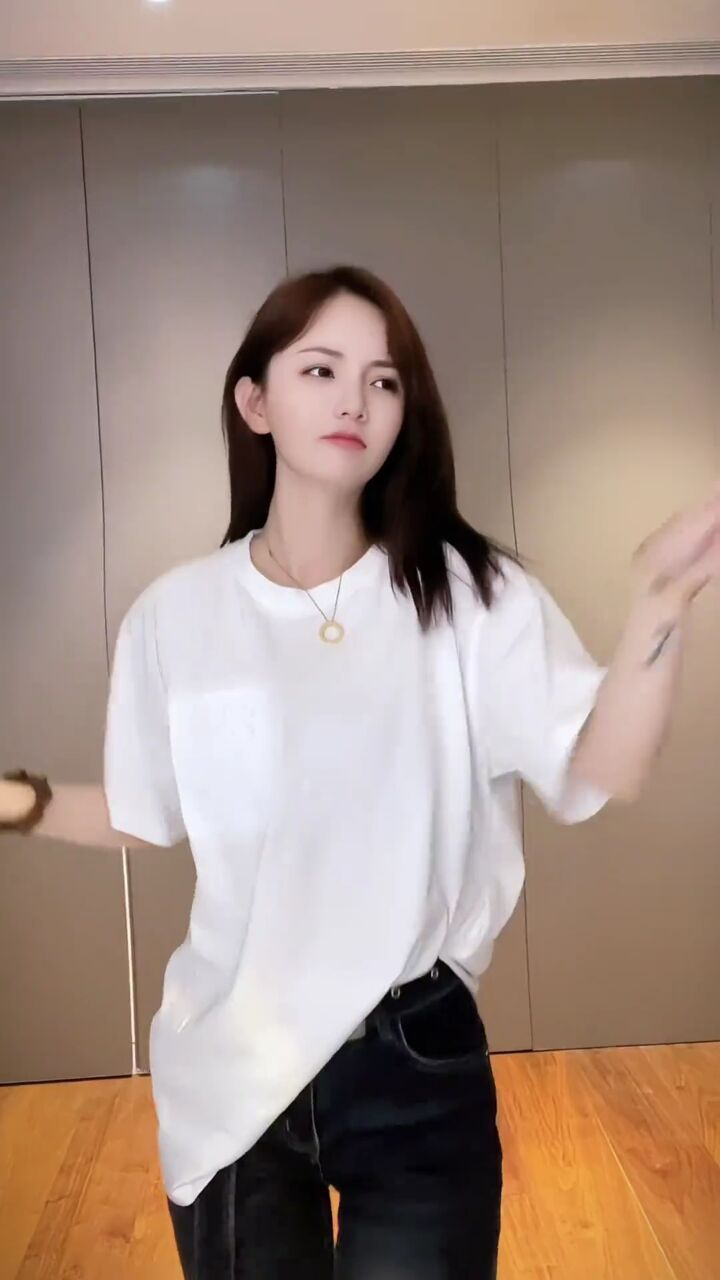
#> input picture day20/课堂代码/day20/b.jpeg, 720 x 1280 px
$ python '12-转换模式和裁剪图像.py'
#> lines starting #> are read from the running program, lines starting #| are printed output that depends on the picture
from PIL import Image
"""
Image.convert(mode: str) → Image : 返回此图像的转换副本。
Image.crop(box: tuple[int, int, int, int]) → Image: 以矩形区域的方式对原图像进行裁剪。
该框是一个4元组，定义了左、上、右和下像素坐标(参见坐标系统)。默认box = None 表示拷贝原图像。

"""
img = Image.open("b.jpeg")
#> img is the input picture: PIL image 720x1280 RGB; mean R, G, B 158.7, 137.7, 126.4

print(img.mode)
#| RGB

# 转换图像的模式
img1 = img.convert(mode="L")
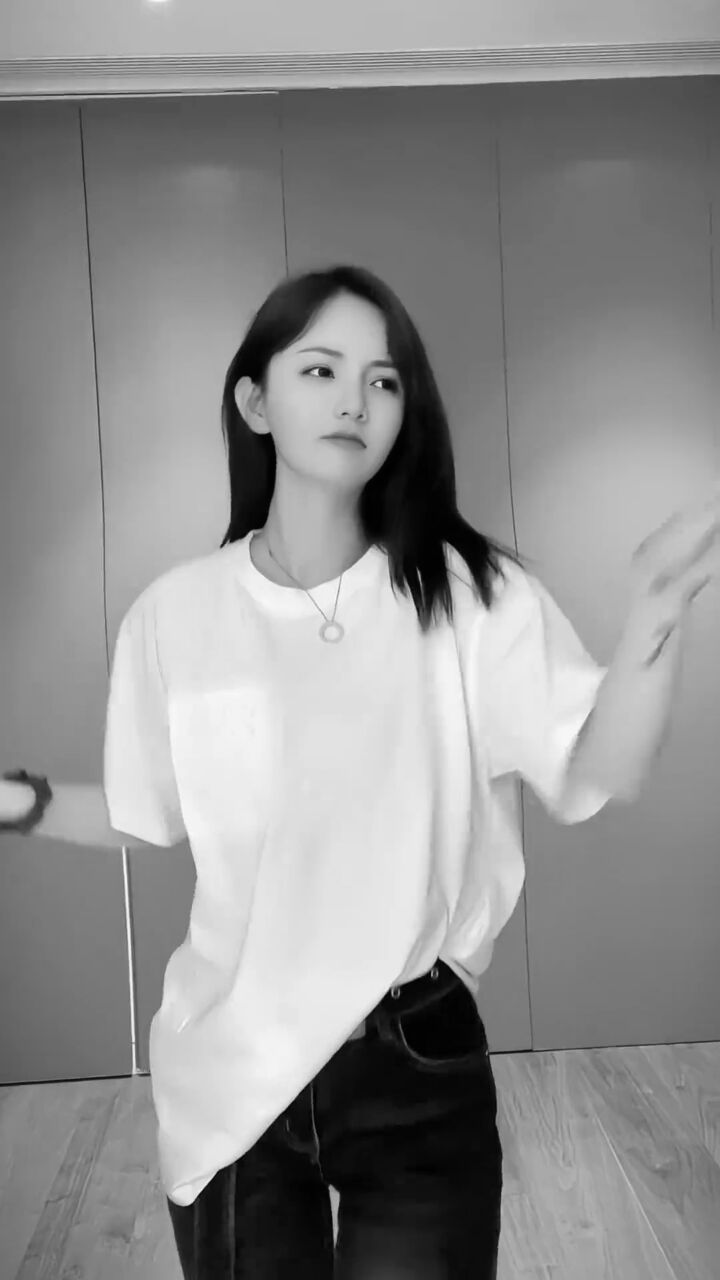
#> img1: PIL image 720x1280 L; min 0, max 250, mean 142.7
# img1.show()

# 裁剪图像
img2 = img.crop((10, 30, 500, 500))
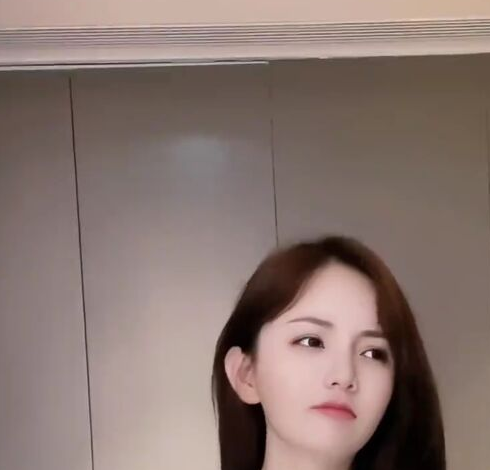
#> img2: PIL image 490x470 RGB; mean R, G, B 136.6, 117.9, 111.9
img2.show()

$ run again, with day20/课堂代码/day20/mn.jpeg copied over day20/课堂代码/day20/b.jpeg
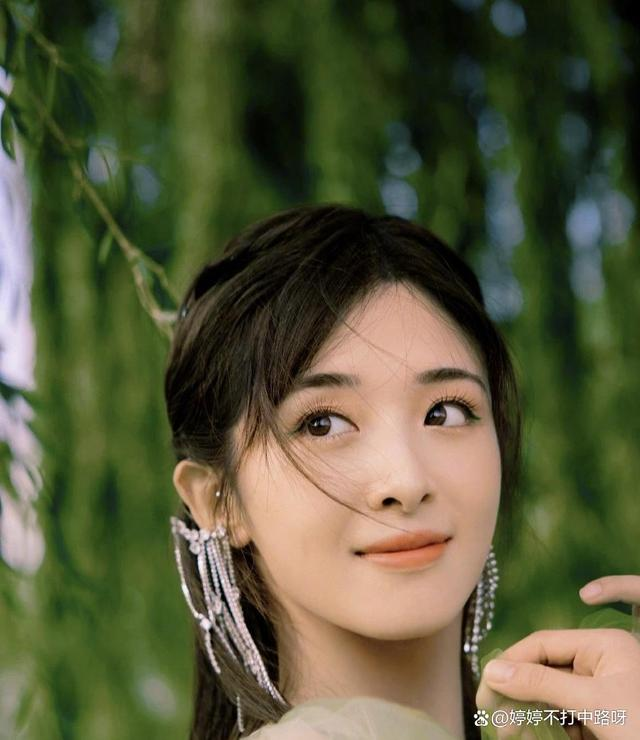
#> input picture day20/课堂代码/day20/mn.jpeg, 640 x 740 px
#> img is the input picture: PIL image 640x740 RGB; mean R, G, B 87.9, 89, 58.9
#| RGB
#> `img1 = img.convert(mode="L")`:
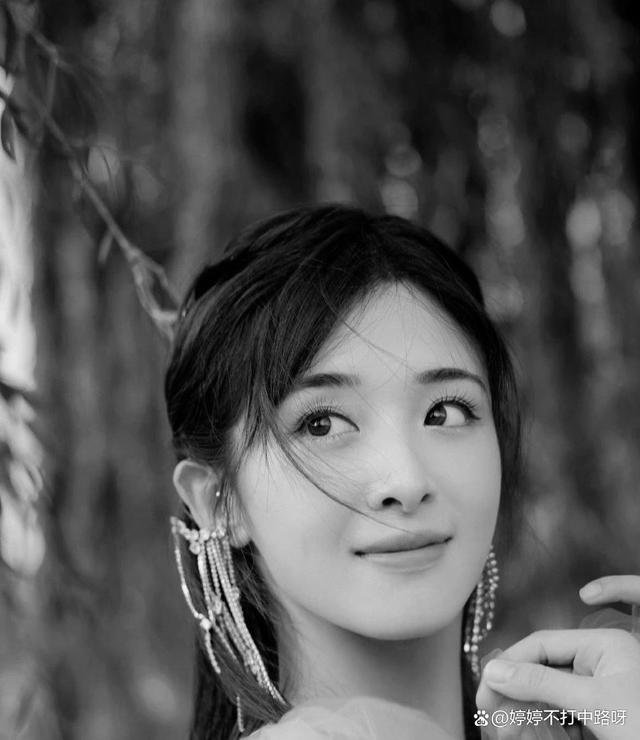
#> img1: PIL image 640x740 L; min 0, max 255, mean 85.3
#> `img2 = img.crop((10, 30, 500, 500))`:
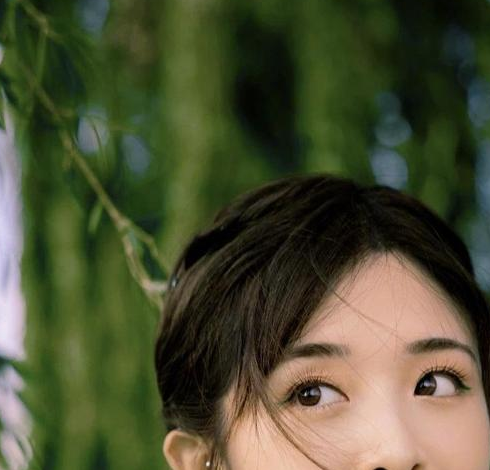
#> img2: PIL image 490x470 RGB; mean R, G, B 76.7, 79.3, 51
